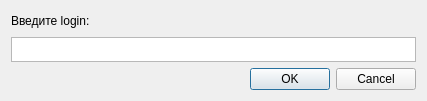
<?xml version="1.0" encoding="UTF-8"?>
<ui version="4.0">
 <class>Dialog</class>
 <widget class="QDialog" name="Dialog">
  <property name="geometry">
   <rect>
    <x>0</x>
    <y>0</y>
    <width>427</width>
    <height>101</height>
   </rect>
  </property>
  <property name="windowTitle">
   <string>Dialog</string>
  </property>
  <layout class="QVBoxLayout" name="verticalLayout_2">
   <item>
    <layout class="QVBoxLayout" name="verticalLayout">
     <item>
      <widget class="QLabel" name="label">
       <property name="text">
        <string>Введите login:</string>
       </property>
      </widget>
     </item>
     <item>
      <widget class="QPlainTextEdit" name="plainTextEdit">
       <property name="maximumSize">
        <size>
         <width>16777215</width>
         <height>25</height>
        </size>
       </property>
      </widget>
     </item>
     <item>
      <widget class="QDialogButtonBox" name="buttonBox">
       <property name="orientation">
        <enum>Qt::Horizontal</enum>
       </property>
       <property name="standardButtons">
        <set>QDialogButtonBox::Cancel|QDialogButtonBox::Ok</set>
       </property>
      </widget>
     </item>
    </layout>
   </item>
  </layout>
 </widget>
 <resources/>
 <connections>
  <connection>
   <sender>buttonBox</sender>
   <signal>accepted()</signal>
   <receiver>Dialog</receiver>
   <slot>accept()</slot>
   <hints>
    <hint type="sourcelabel">
     <x>248</x>
     <y>254</y>
    </hint>
    <hint type="destinationlabel">
     <x>157</x>
     <y>274</y>
    </hint>
   </hints>
  </connection>
  <connection>
   <sender>buttonBox</sender>
   <signal>rejected()</signal>
   <receiver>Dialog</receiver>
   <slot>reject()</slot>
   <hints>
    <hint type="sourcelabel">
     <x>316</x>
     <y>260</y>
    </hint>
    <hint type="destinationlabel">
     <x>286</x>
     <y>274</y>
    </hint>
   </hints>
  </connection>
 </connections>
</ui>
